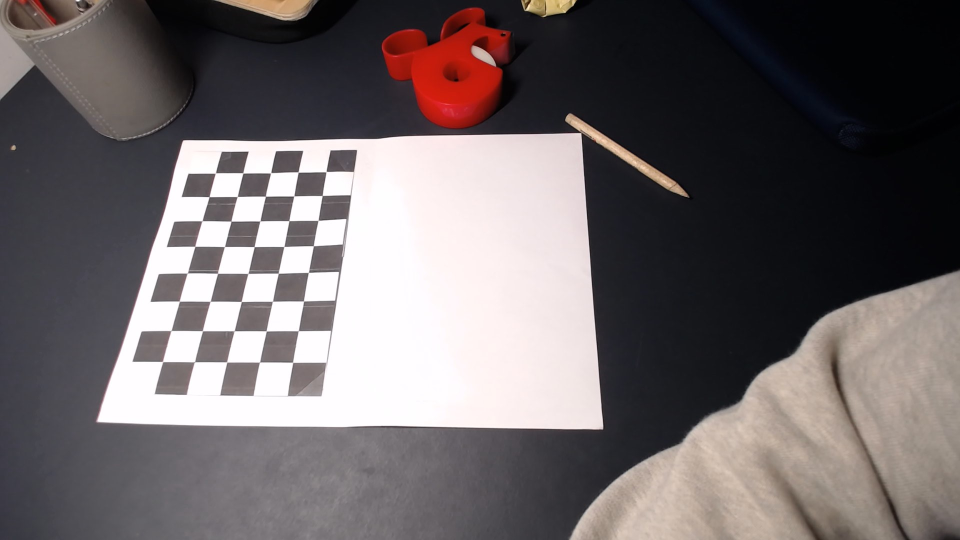
#> input picture CV/Calibrazione/Immagini_Calibrazione_4/Image1.jpg, 1920 x 1080 px (shown at 1/2 size); its folder holds only this picture in this run
$ python Calibration.py
#> lines starting #> are read from the running program, lines starting #| are printed output that depends on the picture
import cv2 as cv
import glob
import numpy as np

images_folder ='C:/Users/maria/Desktop/ControlLab/Control_lab_prog/Calibrazione/Immagini_Calibrazione_4/*.jpg'
images_names = sorted(glob.glob(images_folder))
images = []


for imname in images_names:

    im = cv.imread(imname, 1)
#> im is the input picture: shape (1080, 1920, 3); mean B, G, R 104.8, 103.4, 110.6

    #frame dimensions. Frames should be the same size.
    width = im.shape[1]
    height = im.shape[0]
    min_dimension = min(height, width)
    new_dimension= min_dimension-2*min_dimension//10
    #print(width)
    #print(height)

    # Cut the immage
    x, y, w, h = width//10, height//10, new_dimension, new_dimension
    cropped_im = im[y:y+h, x:x+w]
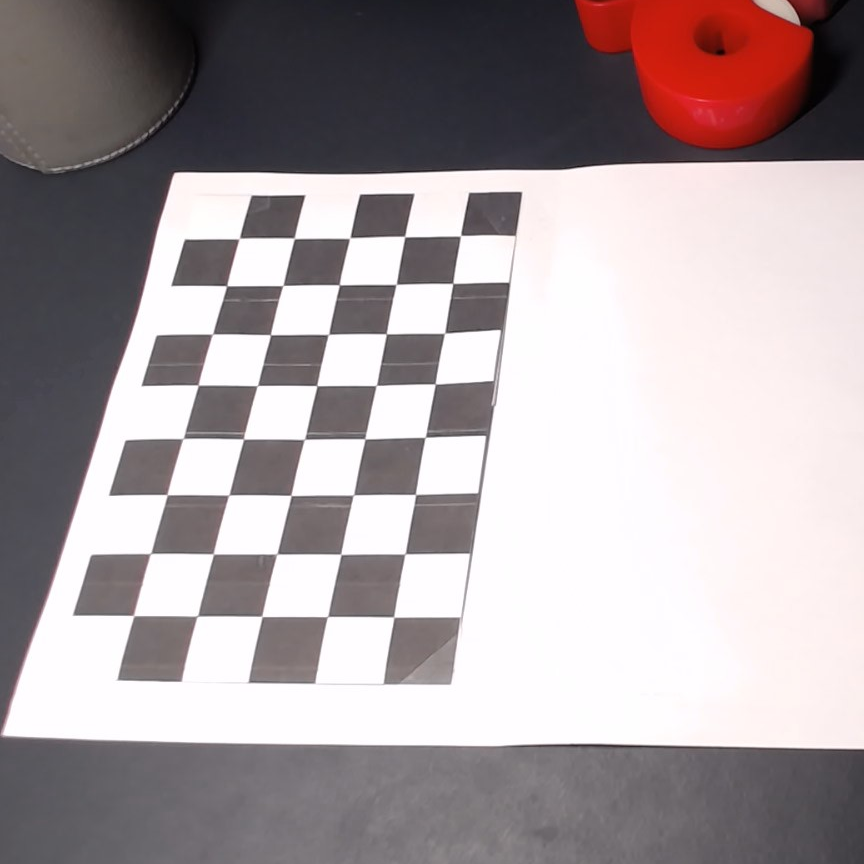
#> cropped_im: shape (864, 864, 3); mean B, G, R 161.6, 159.1, 169.1

    ## Show the cut immage
    #cv.imshow('Immagine originale', im)
    #cv.imshow('Immagine tagliata', cropped_im)
    #cv.waitKey(500)

    # add the image to the list
    images.append(cropped_im)

#criteria used by checkerboard pattern detector.
#Change this if the code can't find the checkerboard
criteria = (cv.TERM_CRITERIA_EPS + cv.TERM_CRITERIA_MAX_ITER, 30, 0.001)

rows = 5 #number of checkerboard rows.
columns = 8 #number of checkerboard columns.
world_scaling = 1. #change this to the real world square size. Or not.

#coordinates of squares in the checkerboard world space
objp = np.zeros((rows*columns,3), np.float32)
objp[:,:2] = np.mgrid[0:rows,0:columns].T.reshape(-1,2)
objp = world_scaling* objp

#Pixel coordinates of checkerboards
imgpoints = [] # 2d points in image plane.

#coordinates of the checkerboard in checkerboard world space.
objpoints = [] # 3d point in real world space


for frame in images:
    gray = cv.cvtColor(frame, cv.COLOR_BGR2GRAY)

    #find the checkerboard
    ret, corners = cv.findChessboardCorners(gray, (rows, columns), None)
    print(ret)

    if ret == True:
        #Convolution size used to improve corner detection. Don't make this too large.
        conv_size = (11, 11)

        #opencv can attempt to improve the checkerboard coordinates
        corners = cv.cornerSubPix(gray, corners, conv_size, (-1, -1), criteria)
        cv.drawChessboardCorners(frame, (rows,columns), corners, ret)

        cv.namedWindow('img', cv.WINDOW_NORMAL)
        cv.resizeWindow('img', 500, 500)
        cv.imshow('img', frame)
        k = cv.waitKey(500)

        objpoints.append(objp)
        imgpoints.append(corners)

        ret, mtx, dist, rvecs, tvecs = cv.calibrateCamera(objpoints, imgpoints, (width, height), None, None)
        print(ret)
        print(mtx)
        print(dist)
        print(rvecs)
        print(tvecs)

        #salvataggio dei dati in un file .npz
        path = 'C:/Users/maria/Desktop/ControlLab/Control_lab_prog/Calibrazione/B.npz'
        np.savez(path, mtx=mtx, dist=dist, rvecs=rvecs, tvecs=tvecs)
#> this loop made 1 pass; (key Esc is pressed on pass 1)
#> (conv_size, mtx, dist, rvecs, tvecs) on pass 1: ((11, 11), [[1593.1, 0, 868.8], [0, 2085.9, 501.2], [0, 0, 1]], [[0.109, 0.687, -0.0608, 0.0454, -2.34]], ([0.0469, 1.22, 2.86],), ([-7.1, 1.43, 23],))
#> (printed output is left out)
#> pass 1, `gray = cv.cvtColor(frame, cv.COLOR_BGR2GRAY)`:
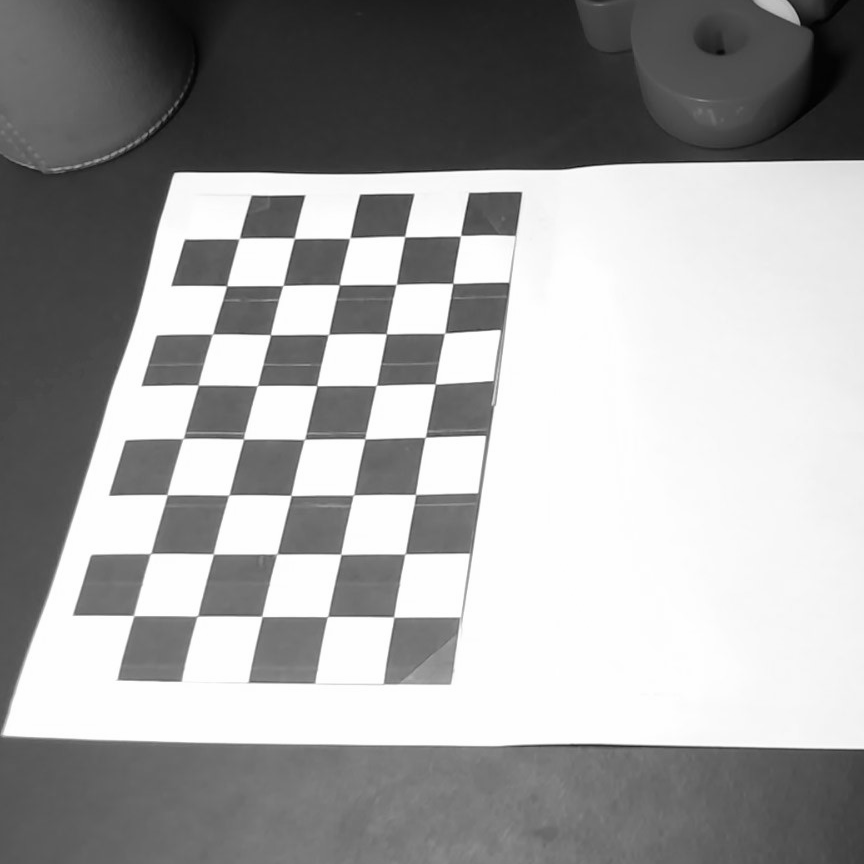
#> gray: shape (864, 864); min 1, max 255, mean 162.4
#> pass 1, `cv.imshow('img', frame)`:
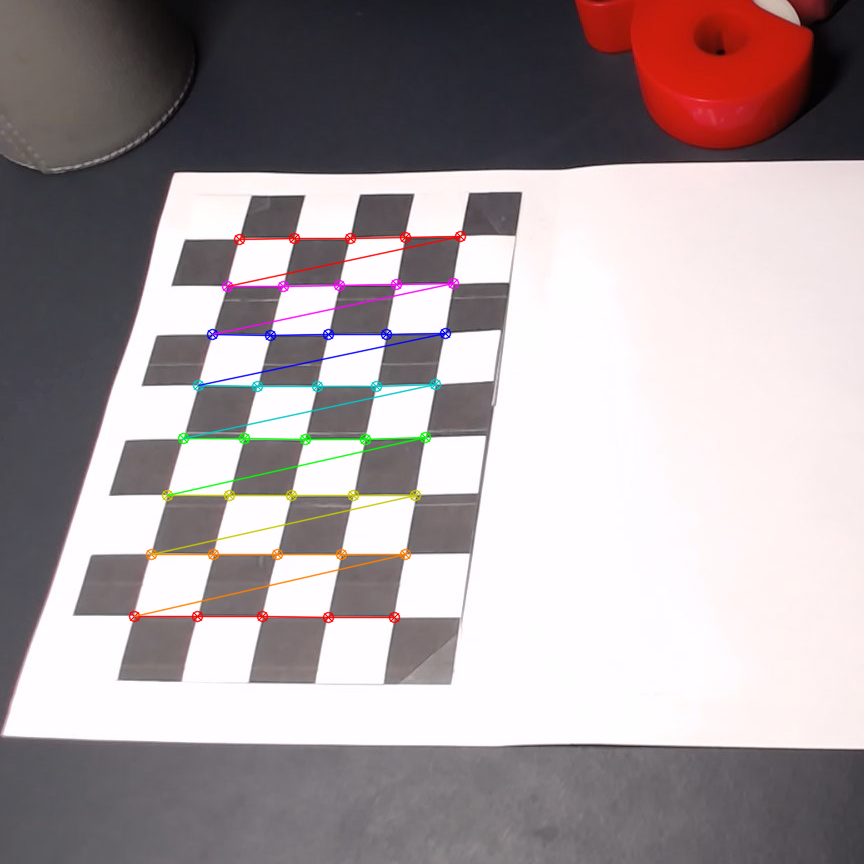
#> window 'img': shape (864, 864, 3); mean B, G, R 160.7, 158.3, 168.7
#> after the loop, imgpoints = 1 item; k = 27; objpoints = 1 item

$ run again, on CV/Calibrazione/Immagini_Calibrazione_4/Image5.jpg
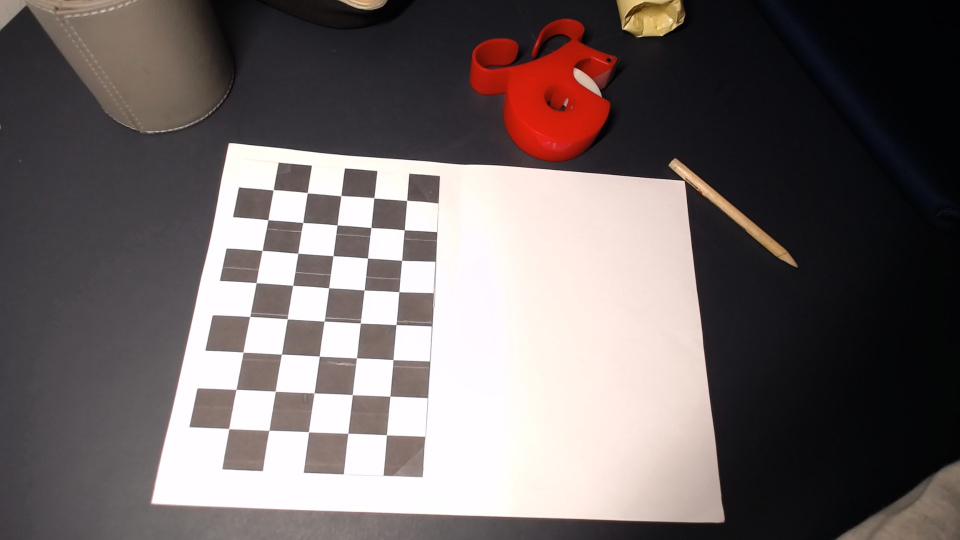
#> input picture CV/Calibrazione/Immagini_Calibrazione_4/Image5.jpg, 1920 x 1080 px (shown at 1/2 size)
#> im is the input picture: shape (1080, 1920, 3); mean B, G, R 103.1, 103.6, 112.7
#> `cropped_im = im[y:y+h, x:x+w]`:
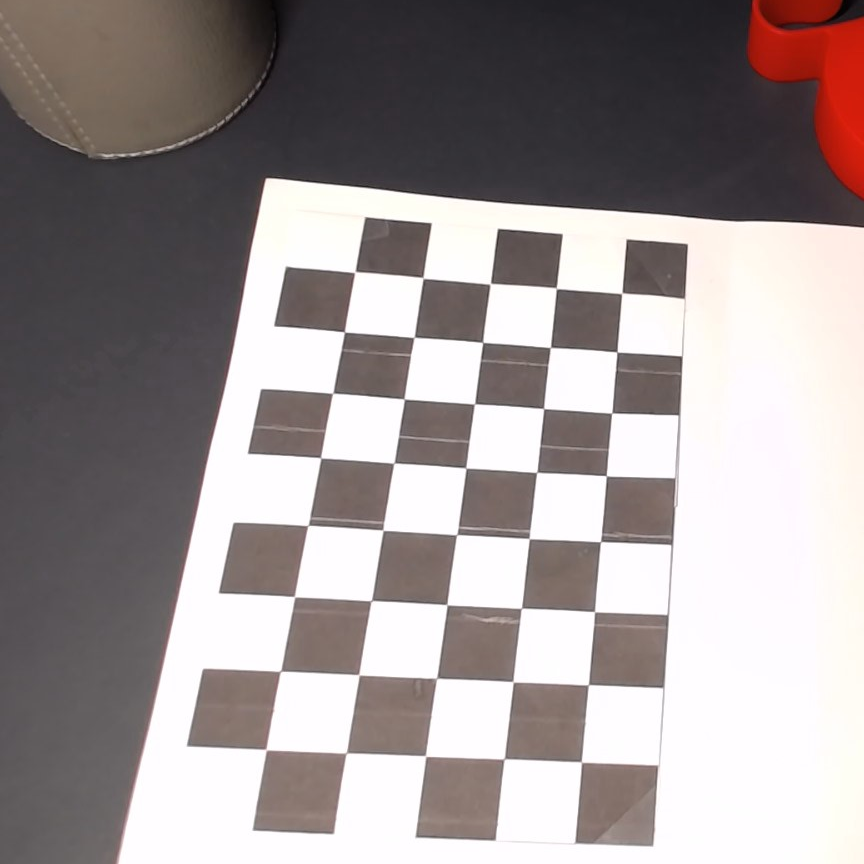
#> cropped_im: shape (864, 864, 3); mean B, G, R 149.9, 149.9, 158.3
#> the loop `for frame in images:` made 1 pass; (key Esc is pressed on pass 1)
#> (conv_size, mtx, dist, rvecs, tvecs) on pass 1: ((11, 11), [[1716.7, 0, 945.6], [0, 1936.5, 423.3], [0, 0, 1]], [[0.283, 0.665, -0.0337, 0.0609, -3.07]], ([0.172, -0.973, -2.97],), ([-4.81, 3.93, 21.86],))
#> (printed output is left out)
#> pass 1, `cv.imshow('img', frame)`:
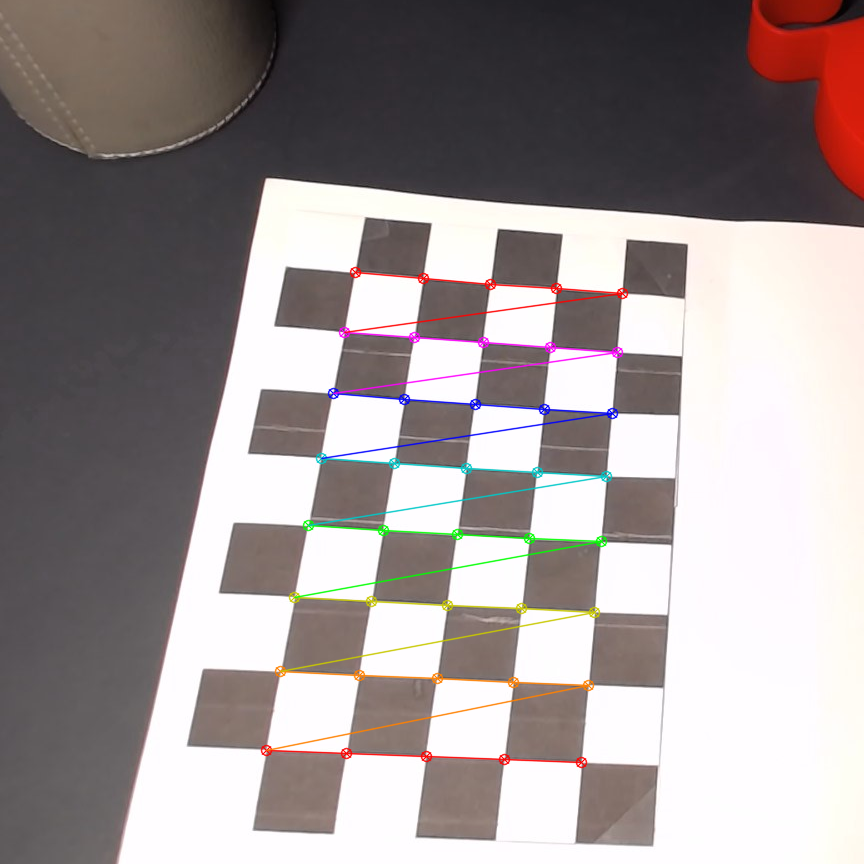
#> window 'img': shape (864, 864, 3); mean B, G, R 148.8, 149, 157.8
#> after the loop `for frame in images:`: imgpoints = 1 item; k = 27; objpoints = 1 item

$ run again, on CV/Calibrazione/Immagini_Calibrazione_4/Image6.jpg
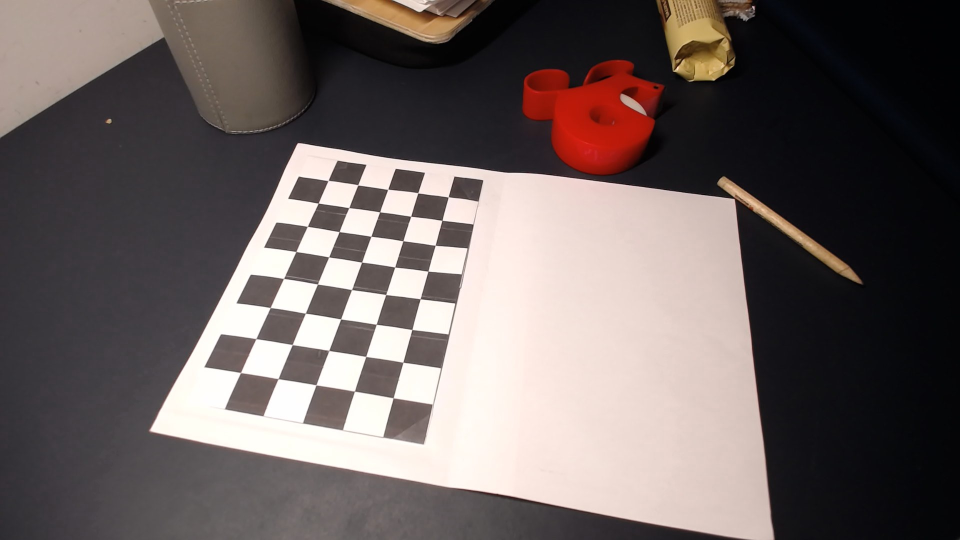
#> input picture CV/Calibrazione/Immagini_Calibrazione_4/Image6.jpg, 1920 x 1080 px (shown at 1/2 size)
#> im is the input picture: shape (1080, 1920, 3); mean B, G, R 96.7, 98.4, 108.5
#> `cropped_im = im[y:y+h, x:x+w]`:
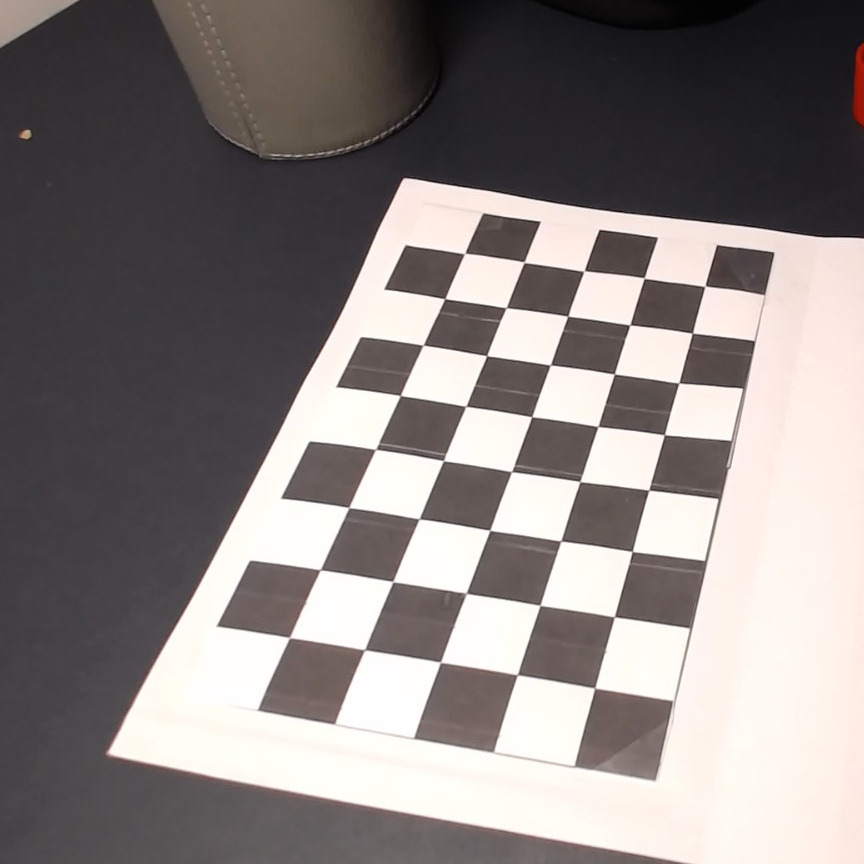
#> cropped_im: shape (864, 864, 3); mean B, G, R 129.3, 130.4, 137.4
#> the loop `for frame in images:` made 1 pass; (key Esc is pressed on pass 1)
#> (conv_size, mtx, dist, rvecs, tvecs) on pass 1: ((11, 11), [[2151.7, 0, 966.7], [0, 2962.6, 500.1], [0, 0, 1]], [[-0.38, 11.4, 0.0574, 0.162, -43.56]], ([0.0755, -1.44, -2.65],), ([-4.43, 1.51, 23.37],))
#> (printed output is left out)
#> pass 1, `cv.imshow('img', frame)`:
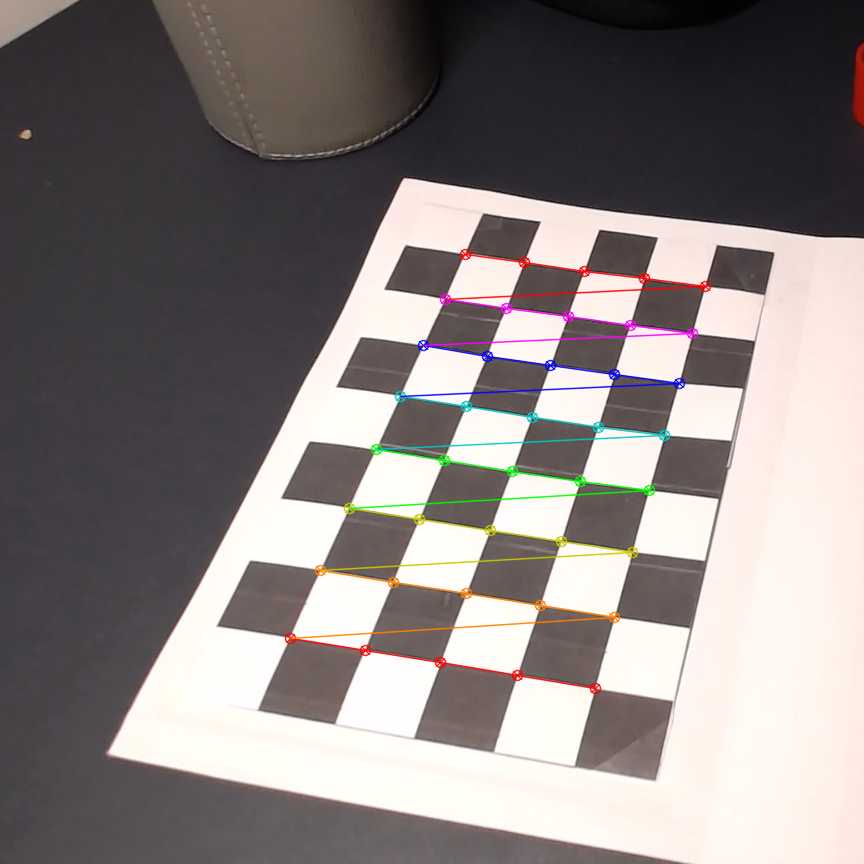
#> window 'img': shape (864, 864, 3); mean B, G, R 128.5, 129.8, 137
#> after the loop `for frame in images:`: imgpoints = 1 item; k = 27; objpoints = 1 item

$ run again, on CV/Calibrazione/Immagini_Calibrazione_4/Image7.jpg
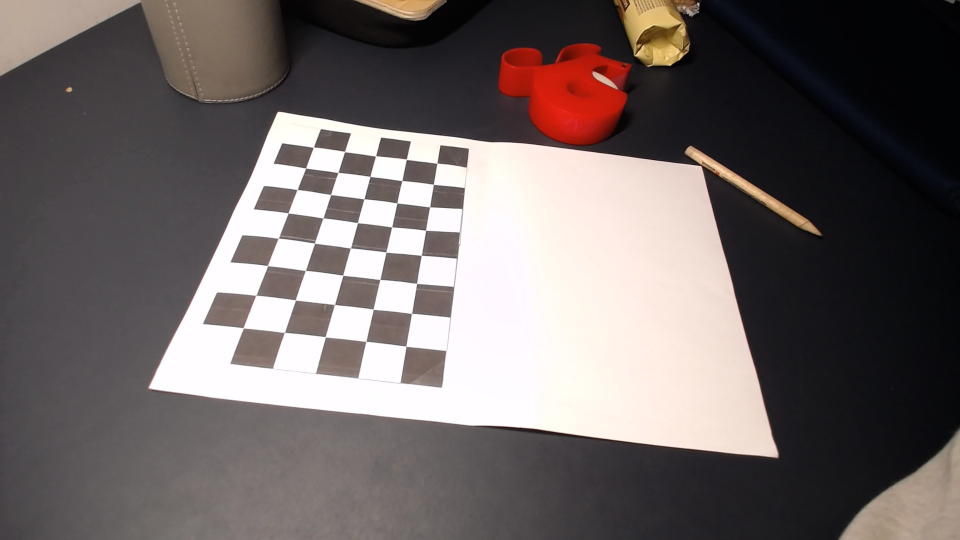
#> input picture CV/Calibrazione/Immagini_Calibrazione_4/Image7.jpg, 1920 x 1080 px (shown at 1/2 size)
#> im is the input picture: shape (1080, 1920, 3); mean B, G, R 102.4, 103.5, 112
#> `cropped_im = im[y:y+h, x:x+w]`:
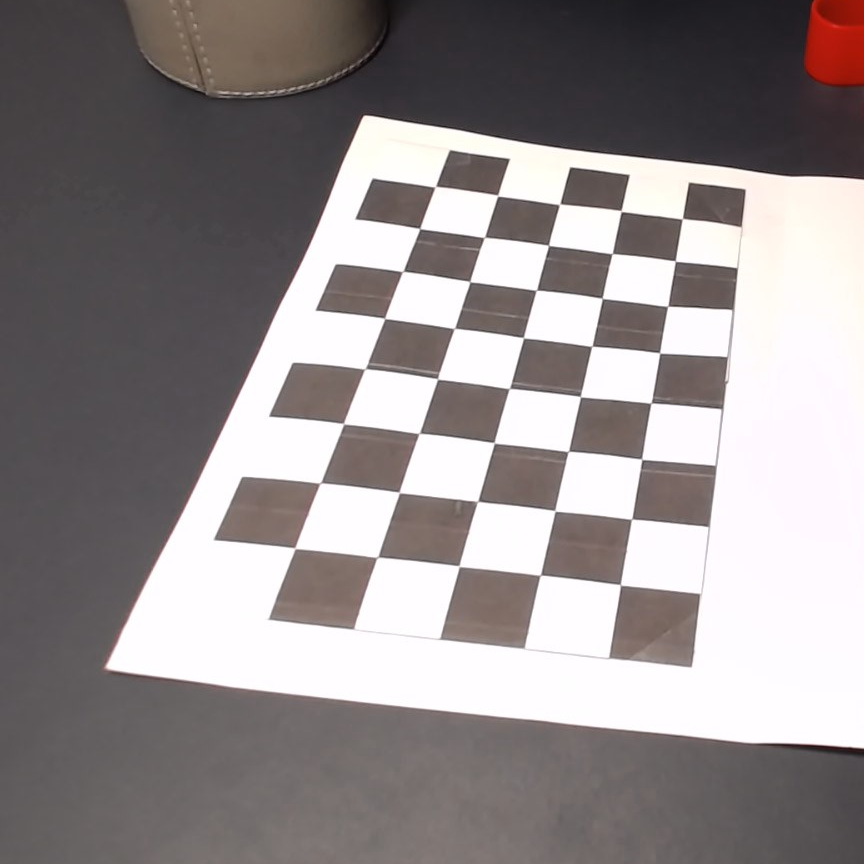
#> cropped_im: shape (864, 864, 3); mean B, G, R 141.9, 141.4, 147.9
#> the loop `for frame in images:` made 1 pass; (key Esc is pressed on pass 1)
#> (conv_size, mtx, dist, rvecs, tvecs) on pass 1: ((11, 11), [[1507.6, 0, 857.6], [0, 2129.2, 534.3], [0, 0, 1]], [[0.626, 1.04, -0.0131, 0.124, -7.67]], ([0.0996, -1.46, -2.73],), ([-2.9, 0.428, 17.62],))
#> (printed output is left out)
#> pass 1, `cv.imshow('img', frame)`:
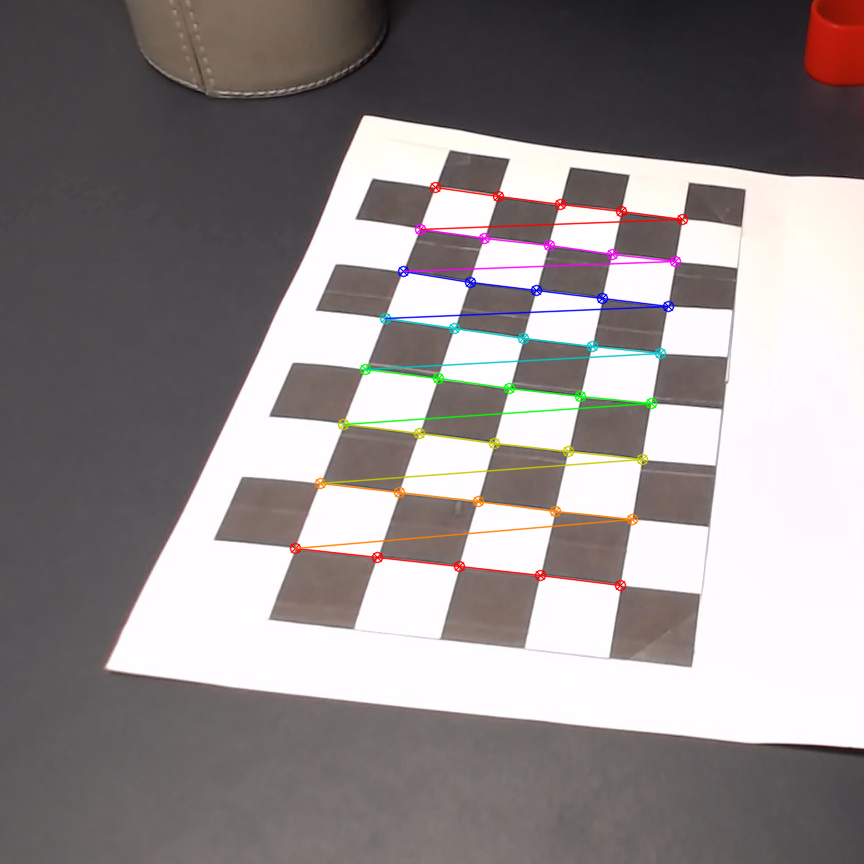
#> window 'img': shape (864, 864, 3); mean B, G, R 140.9, 140.5, 147.4
#> after the loop `for frame in images:`: imgpoints = 1 item; k = 27; objpoints = 1 item
